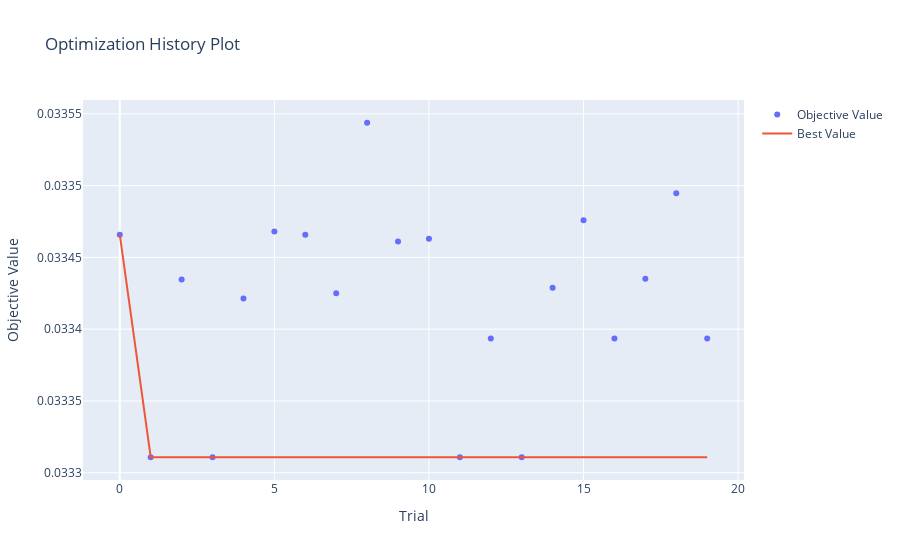

The notebook cell saved with this chart:
### Code cell
study = optuna.create_study(direction='minimize');
study.optimize(objective, n_trials=20);
optuna.visualization.plot_optimization_history(study)

### Figure 1 — Plotly figure (JSON) as saved in the notebook; plotly's stock layout.template omitted (floating-point values rounded to 4 significant figures)
{"data": [{"mode": "markers", "name": "Objective Value", "type": "scatter", "x": [0, 1, 2, 3, 4, 5, 6, 7, 8, 9, 10, 11, 12, 13, 14, 15, 16, 17, 18, 19], "y": [0.03347, 0.03331, 0.03343, 0.03331, 0.03342, 0.03347, 0.03347, 0.03343, 0.03354, 0.03346, 0.03346, 0.03331, 0.03339, 0.03331, 0.03343, 0.03348, 0.03339, 0.03344, 0.03349, 0.03339]}, {"name": "Best Value", "type": "scatter", "x": [0, 1, 2, 3, 4, 5, 6, 7, 8, 9, 10, 11, 12, 13, 14, 15, 16, 17, 18, 19], "y": [0.03347, 0.03331, 0.03331, 0.03331, 0.03331, 0.03331, 0.03331, 0.03331, 0.03331, 0.03331, 0.03331, 0.03331, 0.03331, 0.03331, 0.03331, 0.03331, 0.03331, 0.03331, 0.03331, 0.03331]}], "layout": {"title": {"text": "Optimization History Plot"}, "xaxis": {"title": {"text": "Trial"}}, "yaxis": {"title": {"text": "Objective Value"}}}}
